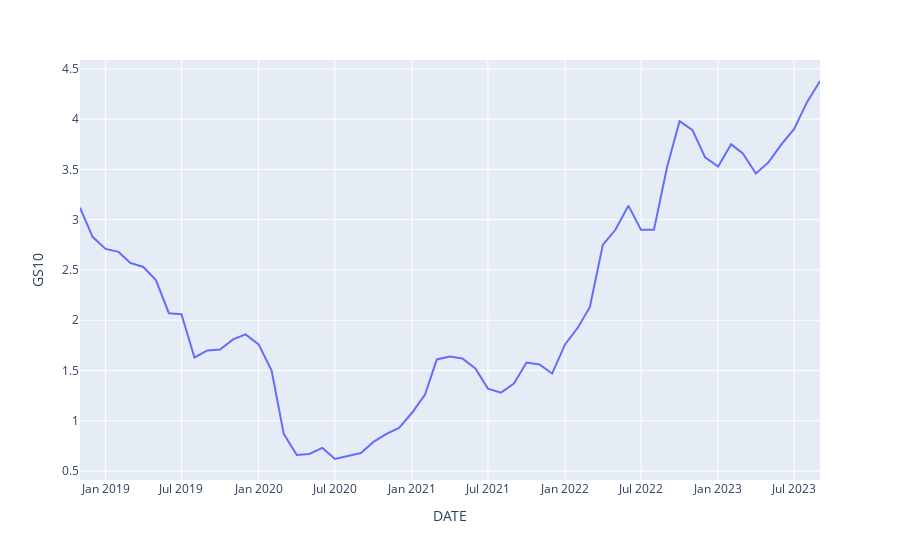

The code cell stored with this chart in its notebook:
### Code cell
px.line(df, x=df.index, y='GS10')
